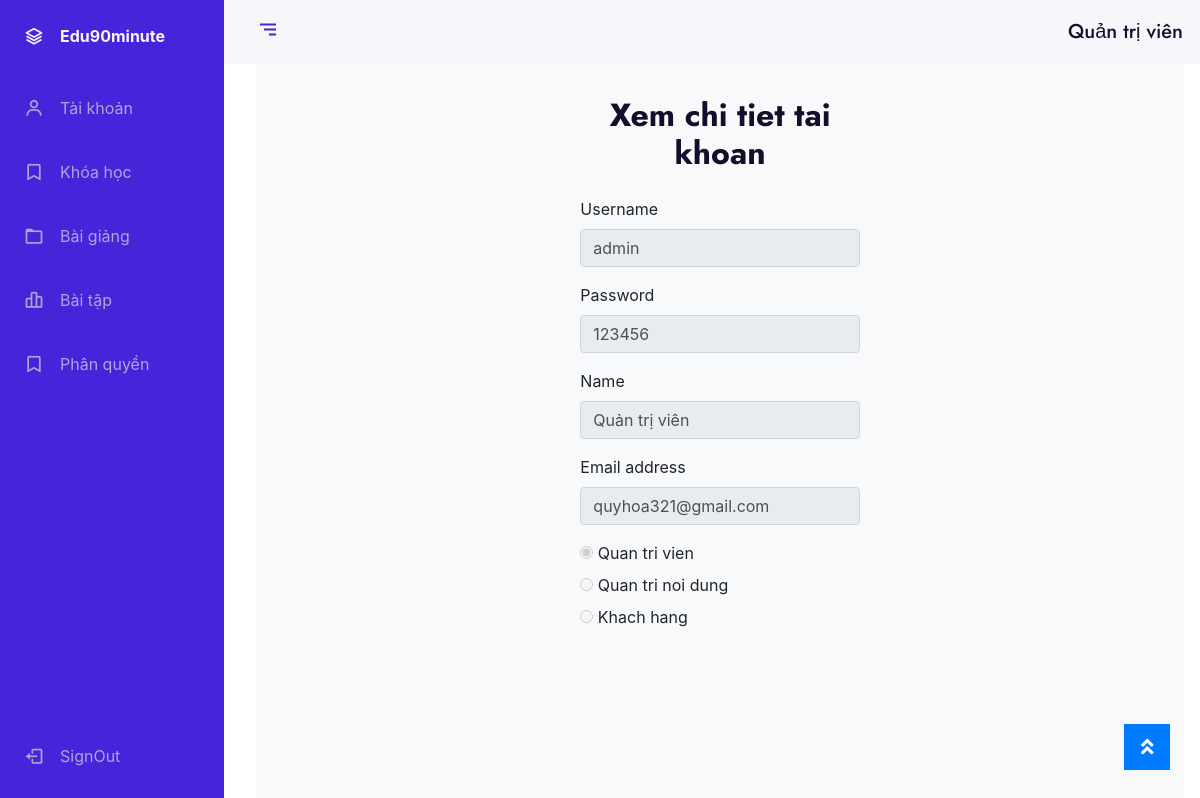
The page /?act=getdetail&us=1&id=2 (signed in) on the database its author committed.
### tables this page shows
CREATE TABLE `users` (
  `id` int(10) UNSIGNED NOT NULL,
  `name` varchar(255) NOT NULL,
  `username` varchar(255) NOT NULL,
  `password` varchar(255) NOT NULL,
  `email` varchar(255) DEFAULT NULL,
  `email_verified_at` timestamp NULL DEFAULT NULL,
  `password_change_at` timestamp NULL DEFAULT NULL,
  `role` smallint(6) NOT NULL,
  `created_at` timestamp NULL DEFAULT NULL,
  `updated_at` timestamp NULL DEFAULT NULL
);

### Views/admin/accounts/function.php (called while the page is built, shortened)
<?php
	$database = new Database();
	$conn = $database->connect();
	function getdetailbyid($id){
    GLOBAL $conn;
    $sql = "SELECT *
            FROM users
            WHERE users.id = $id AND email_verified_at IS NOT NULL";
	$query = mysqli_query($conn, $sql);
		$data = array();
		if($query) {
			while($row = mysqli_fetch_assoc($query)){
				$data[] = $row;
			}
		}
		return $data;
}
?>

### Views/admin/accounts/getdetail.php (the view, shortened to what this page needs)
<?php
	include "function.php";
	$id = $_GET['id'];
	$user = getdetailbyid($id);
	$data = $user[0];
?>
<!DOCTYPE html>
<html lang="en">
<head>
  <link rel="stylesheet" href="https://stackpath.bootstrapcdn.com/bootstrap/4.5.0/css/bootstrap.min.css">
</head>
<body>
  <div class="container">
    <div class="row justify-content-center mt-5">
      <div class="col-md-4">
        <h2 class="text-center mb-4">Xem chi tiet tai khoan</h2>
        <form method="post">
          <div class="form-group">
            <label for="username">Username</label>
            <input type="text" class="form-control" id="username" name="username" disabled placeholder="Enter your username" value="<?php echo $data['username']; ?>">
          </div>
          <div class="form-group">
            <label for="password">Password</label>
            <input type="text" class="form-control" id="password" name="password" disabled placeholder="Enter your password" value="<?php echo $data['password']; ?>">
          </div>
		  <div class="form-group">
            <label for="name">Name</label>
            <input type="text" class="form-control" id="name" name="name" disabled placeholder="Enter your name" value="<?php echo $data['name']; ?>">
          </div>
		  <div class="form-group">
            <label for="email">Email address</label>
            <input type="email" class="form-control" id="email" name="email" disabled placeholder="Enter your email" value="<?php echo $data['email']; ?>">
          </div>
		  <div class="form-group">
			<input type="radio" id="role-admin" name="role" value="1" disabled <?php if(isset($data['role']) && $data['role'] == '1') echo 'checked'; ?>>
			<label for="role-admin">Quan tri vien</label><br>
			<input type="radio" id="role-content" name="role" value="2" disabled <?php if(isset($data['role']) && $data['role'] == '2') echo 'checked'; ?>>
			<label for="role-content">Quan tri noi dung</label><br>
			<input type="radio" id="role-customer" name="role" value="3" disabled <?php if(isset($data['role']) && $data['role'] == '3') echo 'checked'; ?>>
			<label for="role-customer">Khach hang</label><br>
		</div>
        </form>
      </div>
    </div>
  </div>
</body>
</html>

### css/adminStyle.css (style rules this page uses)
:root { --header-height: 3rem; --nav-width: 68px; --first-color: #4723D9; --first-color-light: #AFA5D9; --white-color: #F7F6FB; --body-font: 'Nunito', sans-serif; --normal-font-size: 1rem; --z-fixed: 100 }
body { position: relative; margin: var(--header-height) 0 0 0; padding: 0 1rem; font-family: var(--body-font); font-size: var(--normal-font-size); transition: .5s }
.body-pd { padding-left: calc(var(--nav-width) + 1rem) }
@media screen and (min-width: 768px) { body { margin: calc(var(--header-height) + 1rem) 0 0 0; padding-left: calc(var(--nav-width) + 2rem) } }
@media screen and (min-width: 768px) { .body-pd { padding-left: calc(var(--nav-width) + 188px) } }

### rows shown on the page
users: username "admin", password "123456", name "Quản trị viên", email "quyhoa321@gmail.com", role "☑ Quan tri vien", role "☐ Quan tri noi dung", role "☐ Khach hang"

### other values the page prints
$_SESSION['name'] "Quản trị viên"
